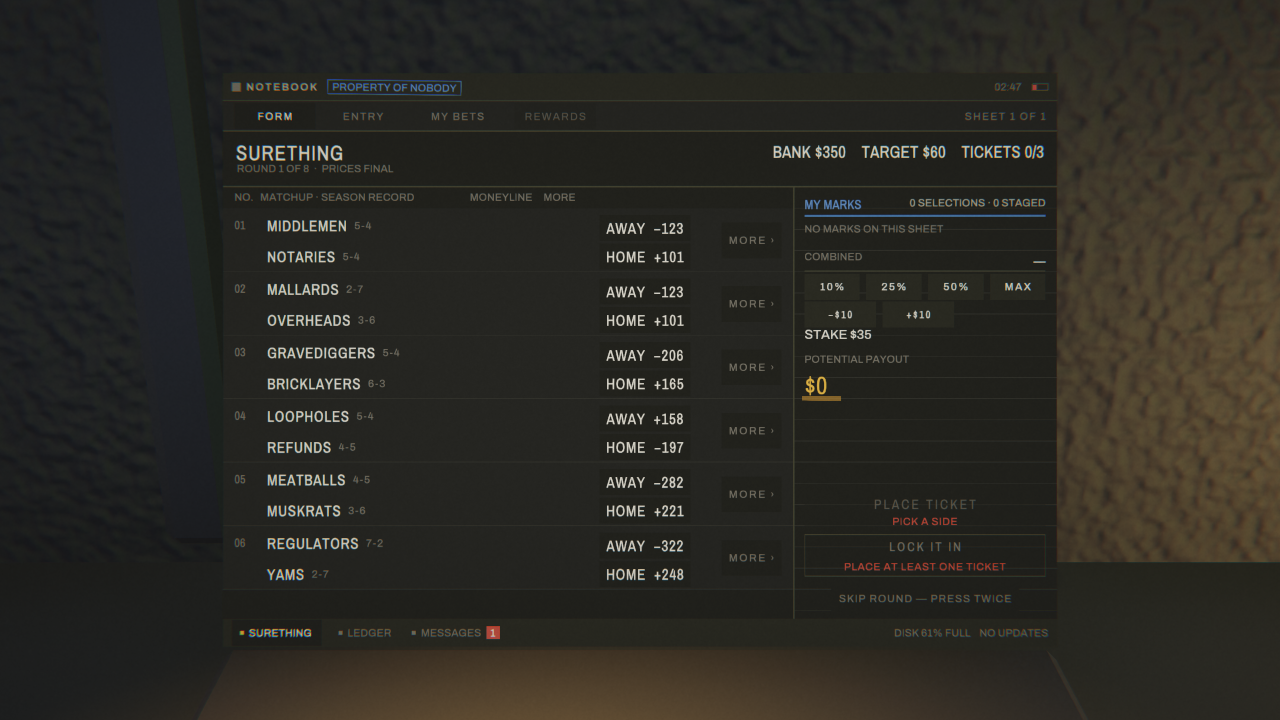
#> input picture artifacts/room-visual-pass/2026-08-09-r9a-refresh/focused-laptop-desk.png, 2560 x 1440 px, found by its file name (shown at 1/2 size)
$ python glyph_ramp_ratio.py ../artifacts/room-visual-pass/2026-08-09-r9a-refresh
#> lines starting #> are read from the running program, lines starting #| are printed output that depends on the picture
#!/usr/bin/env python3
"""Does the laptop's glyph softness scale with the GLYPH or with the SCREEN?

At 13px a glyph is all edge: ramp width and stroke weight are the same size and no
flat instrument can separate them. Magnify the same glyph and they diverge, and the
two surviving candidates behave in opposite ways:

    intrinsic to glyph rendering  ->  ramp scales WITH the glyph  ->  ratio CONSTANT
    fixed screen-space blur       ->  ramp fixed in screen px     ->  ratio FALLS

So this reports a RATIO across magnifications, never a sharpness.

WHY SUB-PIXEL. The first run counted whole pixels. Ramps measure 2-3 px, so each was
carrying about +/-25% and a three-point trend built on that is not a trend -- C32 on
this instrument's own numbers. Crossings are interpolated linearly between adjacent
samples here, which puts the precision near +/-0.1 px.

WHY A SPAN REFERENCE AND NOT THE RING. The ring was the geometric check on the first
run and it did its job -- it caught two arms that had clipped the frame edge and were
crops rather than magnifications. But it is 1634 px wide at 1.0x in a 2560 frame, so
it cannot itself survive past 1.57x. The reference here is the STEM SPAN inside the
measured band: the distance from the first stem to the last. It scales exactly with
magnification and cannot leave the frame, because it is inside the region already
being measured.

    python tools/glyph_ramp_ratio.py <capture-root>
"""
import sys
import statistics
from pathlib import Path

try:
    from PIL import Image
except ImportError:
    print("Pillow required: pip install pillow")
    sys.exit(2)

# label, magnification, and the crop that holds the same string at that magnification.
ARMS = [("m100", 1.00), ("m125", 1.25), ("m150", 1.50)]

# A ramp is only meaningful on an edge with real contrast behind it.
MIN_CONTRAST = 40


def crossings(line, lo, hi):
    """Sub-pixel x where the profile crosses 10%, 50% and 90%, per rising edge."""
    t10, t50, t90 = (lo + f * (hi - lo) for f in (0.10, 0.50, 0.90))
    out = []
    for i in range(len(line) - 1):
        a, b = line[i], line[i + 1]
        if a < t10 <= b:                      # a rising edge starts here
            x10 = i + (t10 - a) / (b - a)
            x50 = x90 = None
            for j in range(i, len(line) - 1):
                c, d = line[j], line[j + 1]
                if x50 is None and c < t50 <= d:
                    x50 = j + (t50 - c) / (d - c)
                if c < t90 <= d:
                    x90 = j + (t90 - c) / (d - c)
                    break
                if d < c:                     # fell away before reaching 90%
                    break
            if x50 is not None and x90 is not None and x90 > x10:
                # stroke: this 50% crossing to the next FALLING 50% crossing
                fall = None
                for j in range(int(x90), len(line) - 1):
                    c, d = line[j], line[j + 1]
                    if c >= t50 > d:
                        fall = j + (c - t50) / (c - d)
                        break
                if fall is not None and fall > x50:
                    out.append((x90 - x10, fall - x50))
    return out


def measure(path, box):
#> called with box = (1190, 425, 1458, 475)
    im = Image.open(path).convert("RGB")
#> im is the input picture: PIL image 2560x1440 RGB; mean R, G, B 43.3, 41.6, 35.8
    c = im.crop(box)
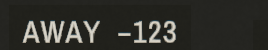
#> c: PIL image 268x50 RGB; mean R, G, B 48.8, 48.7, 43.6
    w, h = c.size
#> w = 268; h = 50
    px = c.load()
    ramps, strokes, first, last = [], [], None, None
    for y in range(h):
        line = [sum(px[x, y][:3]) / 3.0 for x in range(w)]
        lo, hi = min(line), max(line)
        if hi - lo < MIN_CONTRAST:
            continue
        found = crossings(line, lo, hi)
        for ramp, stroke in found:
            ramps.append(ramp)
            strokes.append(stroke)
        if found:
            # span reference: leftmost to rightmost stem on this scanline
            xs = [i for i in range(w - 1)
                  if line[i] < lo + 0.5 * (hi - lo) <= line[i + 1]]
            if len(xs) >= 2:
                first = xs[0] if first is None else min(first, xs[0])
                last = xs[-1] if last is None else max(last, xs[-1])
#> this loop made 50 passes
#> (lo, hi, t10 in crossings, t50 in crossings, t90 in crossings, found, xs, first) on pass 22: (30.33, 186.3, 45.93, 108.3, 170.7, [(2.55, 3.83), (2.6, 4.54), (3.69, 6.32), (2.74, 6.58)], [28, 39, 49, 60, 71, 82, 96, 138, 151, 165], 28)
#> (lo, hi, t10 in crossings, t50 in crossings, t90 in crossings, xs, first, last) on passes 23, 24, 25, 26, 27, 29: (30.33, 208.7, 48.17, 119.5, 190.8, [28, 40, 49, 60, 70, 83, 95, 135, 149, 164], 28, 165), (30.33, 209.3, 48.23, 119.8, 191.4, [27, 40, 49, 60, 70, 83, 94, 133, 149, 164], 27, 165), (30.33, 209.7, 48.27, 120, 191.7, [27, 40, 49, 60, 70, 84, 94, 133, 149, 155, 163, 170], 27, 170), (30.33, 211.7, 48.47, 121, 193.5, [27, 41, 49, 59, 69, 85, 93, 133, 148, 156, 163, 171], 27, 171), (30.33, 210.7, 48.37, 120.5, 192.6, [26, 41, 49, 59, 69, 85, 93, 138, 148, 156, 163, 171], 26, 171), (30.33, 210.7, 48.37, 120.5, 192.6, [26, 31, 41, 48, 59, 69, 74, 86, 92, 138, 148, 155, 170], 26, 171)
#> after the loop, ramps = 221 values, max 6.01 at index 42, min 0.872 at index 220, mean 1.89; strokes = 221 values, max 14.34 at index 165, min 2.74 at index 120, mean 4.62
    span = (last - first) if (first is not None and last is not None) else None
#> span = 150
    return ramps, strokes, span


def main():
    if len(sys.argv) < 2:
        print(__doc__)
        sys.exit(2)
    root = Path(sys.argv[1])

    # The same string at each magnification. Boxes grow with the magnification because
    # the glyphs do; they are centred on the same content.
    boxes = {
        "m100": (1190, 425, 1458, 475),
        "m125": (1120, 400, 1455, 462),
        "m150": (1035, 370, 1450, 445),
    }

    print(f"  {'mag':>6s} {'stems':>6s} {'stroke px':>10s} {'ramp px':>9s} "
          f"{'ratio':>7s} {'span':>7s} {'span scale':>11s}")
    rows, base_span = [], None
    for label, mag in ARMS:
        p = root / f"{label}-a" / "focused-laptop-desk.png"
        if not p.is_file():
            print(f"  {mag:>5.2f}x  frames missing")
            continue
        ramps, strokes, span = measure(p, boxes[label])
#> span = 150
        if not ramps:
            print(f"  {mag:>5.2f}x  no usable stems")
            continue
        r, s = statistics.median(ramps), statistics.median(strokes)
#> r = 1.7; s = 3.58
        if base_span is None:
            base_span = span
#> base_span = 150
        scale = (span / base_span) if (span and base_span) else float("nan")
#> scale = 1
        rows.append((mag, r / s, scale))
        print(f"  {mag:>5.2f}x {len(ramps):>6d} {s:>10.3f} {r:>9.3f} "
              f"{r / s:>7.3f} {span if span else 0:>7d} {scale:>10.2f}x")
#|    1.00x    221      3.582     1.697   0.474     150       1.00x

    if len(rows) < 2:
        print("\n  *** fewer than two valid arms -- nothing to compare (C29) ***")
        sys.exit(1)

    # The geometric reference decides whether the arms are magnifications at all.
    bad = [f"{m:.2f}x (span scaled {sc:.2f}x)" for m, _, sc in rows
           if abs(sc - m) > 0.08 * m]
    if bad:
        print(f"\n  *** VOID: the span did not scale with the magnification on {', '.join(bad)}. "
              f"Those arms are not magnifications of the same content, so no ratio from them "
              f"means anything. This is the check that caught the clipped frames. ***")
#> (printed output is left out)
#> (the run stopped early here; a loop or call above may not have finished)
